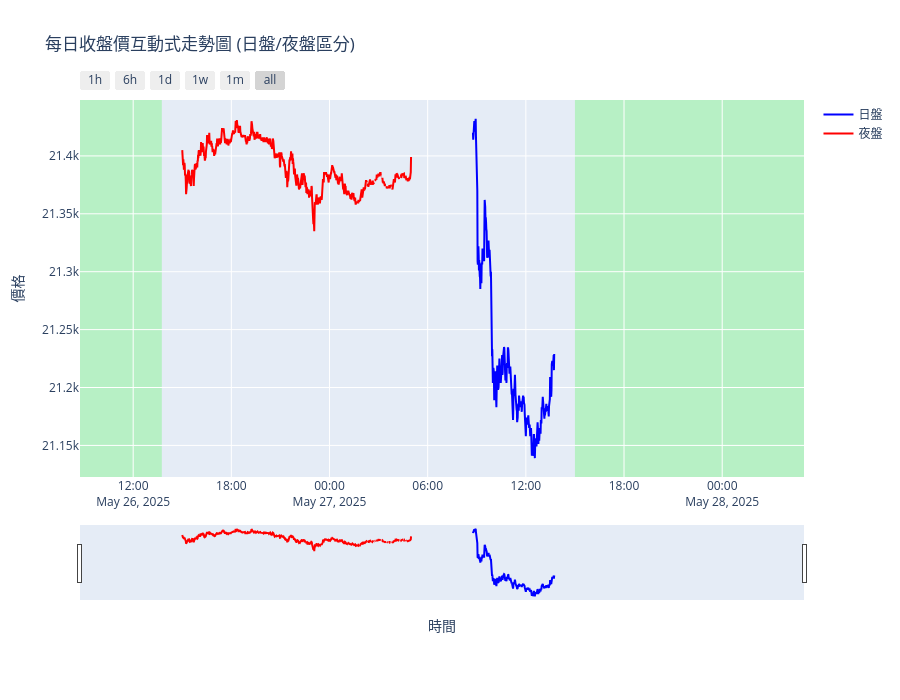

Source (notebook cell):
### Markdown cell above
# 初步探索性資料分析 (EDA)

進行初步的探索性資料分析，可視化價格、成交量等數據。

### Code cell
import importlib
from utils import eda_analyzer
importlib.reload(eda_analyzer)

import pandas as pd

eda_analyzer.plot_daily_close_price(df)

eda_analyzer.plot_daily_volume(df)

eda_analyzer.plot_price_volume_distribution(df)

eda_analyzer.plot_price_volume_scatter(df)

### Figure 1 — Plotly figure (JSON) as saved in the notebook; plotly's stock layout.template omitted (floating-point values rounded to 4 significant figures; data arrays with more than 128 entries replaced by an {"elided": "..."} marker saying what was removed)
{"data": [{"hoverlabel": {"bgcolor": "rgba(255, 255, 255, 0.7)", "font": {"color": "black", "size": 12}}, "hovertemplate": "%{fullData.name}<br>時間: %{x}<br>價格: %{y:,.0f}<extra></extra>", "line": {"color": "blue"}, "mode": "lines", "name": "日盤", "type": "scatter", "x": {"elided": "1366 str values"}, "y": {"elided": "1366 float values"}}, {"hoverlabel": {"bgcolor": "rgba(255, 255, 255, 0.7)", "font": {"color": "black", "size": 12}}, "hovertemplate": "%{fullData.name}<br>時間: %{x}<br>價格: %{y:,.0f}<extra></extra>", "line": {"color": "red"}, "mode": "lines", "name": "夜盤", "type": "scatter", "x": {"elided": "1366 str values"}, "y": {"elided": "1366 float values"}}], "layout": {"height": 700, "hovermode": "closest", "margin": {"b": 100}, "shapes": [{"fillcolor": "rgba(0,255,0,0.2)", "layer": "below", "line": {"width": 0}, "type": "rect", "x0": "2025-05-26T08:45:00", "x1": "2025-05-26T13:45:00", "xref": "x", "y0": 0, "y1": 1, "yref": "paper"}, {"fillcolor": "rgba(0,255,0,0.2)", "layer": "below", "line": {"width": 0}, "type": "rect", "x0": "2025-05-27T15:00:00", "x1": "2025-05-28T05:00:00", "xref": "x", "y0": 0, "y1": 1, "yref": "paper"}], "title": {"text": "每日收盤價互動式走勢圖 (日盤/夜盤區分)"}, "xaxis": {"rangeselector": {"buttons": [{"count": 1, "label": "1h", "step": "hour", "stepmode": "backward"}, {"count": 6, "label": "6h", "step": "hour", "stepmode": "backward"}, {"count": 1, "label": "1d", "step": "day", "stepmode": "backward"}, {"count": 7, "label": "1w", "step": "day", "stepmode": "backward"}, {"count": 1, "label": "1m", "step": "month", "stepmode": "backward"}, {"step": "all"}]}, "rangeslider": {"visible": true}, "title": {"text": "時間"}, "type": "date"}, "yaxis": {"title": {"text": "價格"}}}}
